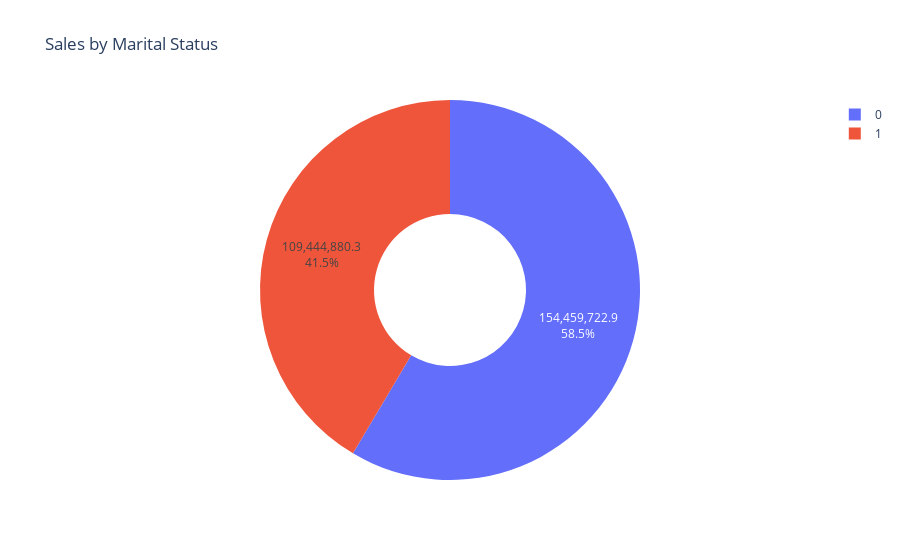

Notebook cell for this chart:
### Markdown cell above
### Sales By Marital Status

### Code cell
sales_by_maritalStatus = df.groupby('Marital_Status')['Sales'].sum().reset_index()

fig = plx.pie(sales_by_maritalStatus, names='Marital_Status', values='Sales', title='Sales by Marital Status',hole=0.4)
fig.update_traces(textinfo='percent+value')
fig.show()

### Figure 1 — Plotly figure (JSON) as saved in the notebook; plotly's stock layout.template omitted (floating-point values rounded to 4 significant figures)
{"data": [{"domain": {"x": [0, 1], "y": [0, 1]}, "hole": 0.4, "hovertemplate": "Marital_Status=%{label}<br>Sales=%{value}<extra></extra>", "labels": [0, 1], "legendgroup": "", "name": "", "showlegend": true, "textinfo": "percent+value", "type": "pie", "values": [154500000.0, 109400000.0]}], "layout": {"legend": {"tracegroupgap": 0}, "title": {"text": "Sales by Marital Status"}}}
